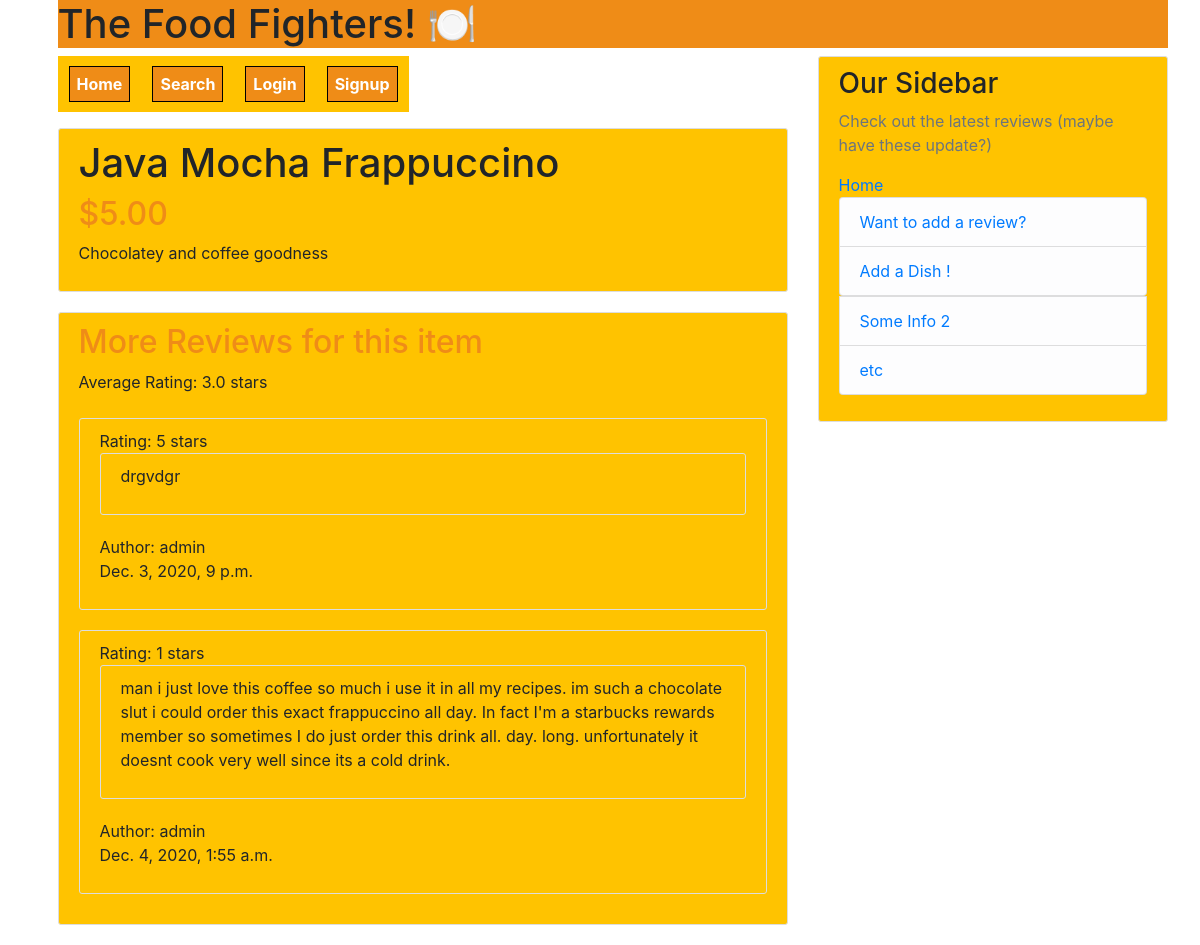
Page /dish/1/ on the committed database.
### dishes/models.py (models this page shows)
class Dish(models.Model):
    title = models.CharField(max_length=50, blank=False, null=False)
    resID = models.ForeignKey(Restaurant, on_delete=models.CASCADE)
    price = models.DecimalField(decimal_places=2,max_digits=10000)
    description = models.TextField(blank=False, null=False)
    numReviews = models.IntegerField(default=0)
    class Meta:
        verbose_name_plural = "dishes"
        constraints = [
            models.UniqueConstraint(fields=['title','resID'], name='menuItem')
        ]
    def __str__(self):
        return self.title

### reviews/models.py (models this page shows, shortened)
class Review(models.Model):
    stars = [
        (1, '1 star'),
        (2, '2 stars'),
        (3, '3 stars'),
        (4, '4 stars'),
        (5, '5 stars'),
    ]
    dish = models.ForeignKey(Dish, on_delete=models.CASCADE)
    restaurant = models.ForeignKey(Restaurant, on_delete=models.CASCADE)
    review_text = models.TextField()
    rating = models.PositiveIntegerField(choices=stars)
    date_posted = models.DateTimeField(default=timezone.now)
    author = models.ForeignKey(User, on_delete=models.CASCADE)
    class Meta:
        verbose_name_plural = "reviews"
        constraints = [
            models.UniqueConstraint(fields=['author','dish','restaurant'], name='oneVote')
        ]

### dishes/views.py (the view)
# urls.py: path('dish/<int:id>/', dish_view, name='dish-details')
def dish_view(request,id):
    obj = Dish.objects.get(id=id)
    reviewList = []
    avgRating = 0
    i = 0
    if Review.objects.filter(dish=obj.id).exists():
            reviewList = Review.objects.filter(dish=obj.id)
    for r in reviewList:
        i+=1
        avgRating += r.rating
    avgRating /= i
    context = {
    'object':obj,
    'reviewList':reviewList,
    'avgRating':avgRating
    }
    print(obj)
    print(reviewList[0].dish)
    return render(request,"dishes/dish_details.html",context)

### dishes/templates/dishes/dish_details.html
{% extends "base.html" %}
{% load crispy_forms_tags %}
{% block content %}
    <div class="content-section">
      <h1>{{object.title}}</h1>
      <h2>${{object.price}}</h2>
      <p>{{object.description}}</p>
    </div>
    <div class="content-section">
      <h2>More Reviews for this item</h2>
      <p1>Average Rating: {{avgRating}} stars</p1>
      <br></br>
      {% for post in reviewList %}
      <div class="content-section">
      <p1>Rating: {{post.rating}} stars</p1>
      <div class="content-section">
        <p>{{post.review_text}}</p>
        </div>
        <p1>Author: {{post.author}} </p1>
        <p>{{post.date_posted}} </p>
        </div>
          {% endfor %}
    </div>
{% endblock content %}

### templates/base.html (style rules this page uses)
body { padding-left: 25px; }
h2 { color: #EF8C17; }
.content-section { background: #FFC300; padding: 10px 20px; border: 1px solid #dddddd; border-radius: 3px; margin-bottom: 20px; }

### rows in the picture
Dish: title "Java Mocha Frappuccino", price "5.00", description "Chocolatey and coffee goodness"
Review: rating "5", review_text "drgvdgr", author "admin", date_posted "Dec. 3, 2020, 9 p.m."
Review: rating "1", review_text "man i just love this coffee so much i use it in all my recipes. im such a chocolate slut i could order this exact frappuccino all day. In fact I'm a starbucks rewards member so sometimes I do just order this drink all. day. long. unfortunately it doesnt cook very well since its a cold drink.", author "admin", date_posted "Dec. 4, 2020, 1:55 a.m."

### other values in the picture
{{ avgRating }} "3.0"
